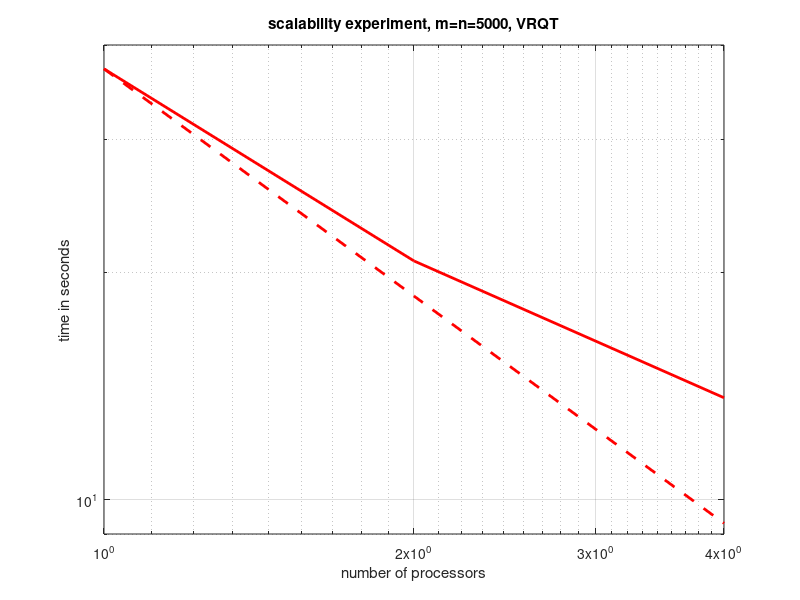

Write the MATLAB code that produced this figure.
   clear
   close all
   X = load('test_timing_lapack__square__1thread.dat');
   m = X(:,2);
   perf = X(:,5);
   Y = load('test_timing_lapack__square__2threads.dat');
   m = Y(:,2);
   perf = Y(:,5);
   Z = load('test_timing_lapack__square__4threads.dat');
   m = Z(:,2);
   perf = Z(:,5);

   ax = axes;
   loglog( [1 2 4 ], [ X(13,4) Y(13,4) Z(13,4) ], 'r', 'LineWidth', 2); hold on;
   loglog( [1 2 4 ], [ X(13,4) X(13,4)/2 X(13,4)/4 ], 'r--', 'LineWidth', 2); hold on;
   grid on
   set( ax, 'XTick',[ 1 2 3 4]);
   axis([1 4 9 40])

   title('scalability experiment, m=n=5000, VRQT')
   xlabel('number of processors')
   ylabel('time in seconds')
